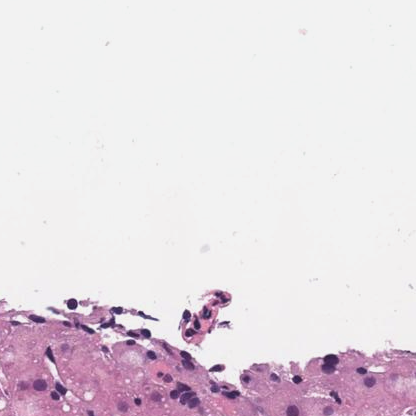
#> input picture image/1001090_7.png, 416 x 416 px
$ python -i normalization_core.py   (imports and definitions only)
#> lines starting #> are read from the running program, lines starting #| are printed output that depends on the picture
import numpy as np
from PIL import Image, ImageEnhance
import cv2
from skimage import exposure
import os
from scipy.interpolate import PchipInterpolator

# [38 lines left out: functions get_stain_vectors, get_concentrations, match_luminosity, not called in this run]

def clarify_steatosis(img_rgb, strength=1.0):
    # Strength factor for UI tuning
#> called with strength = 1
    hsv = cv2.cvtColor(img_rgb, cv2.COLOR_RGB2HSV).astype(np.float32)
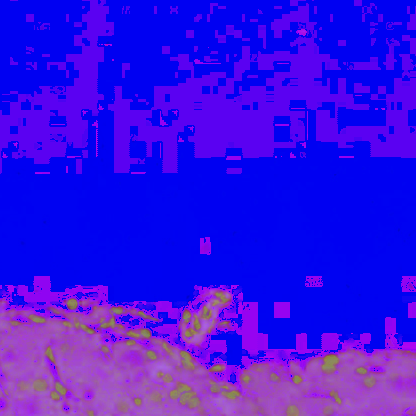
#> hsv: shape (416, 416, 3) float32; mean R, G, B 53.8, 15.2, 230
    h, s, v = cv2.split(hsv)
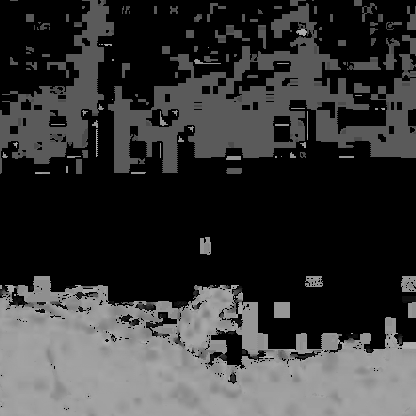
#> h: shape (416, 416) float32; min 0, max 179, mean 53.8
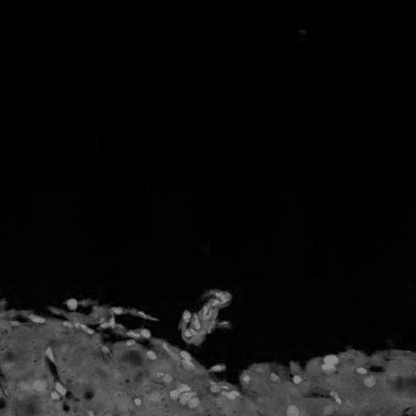
#> s: shape (416, 416) float32; min 0, max 140, mean 15.2
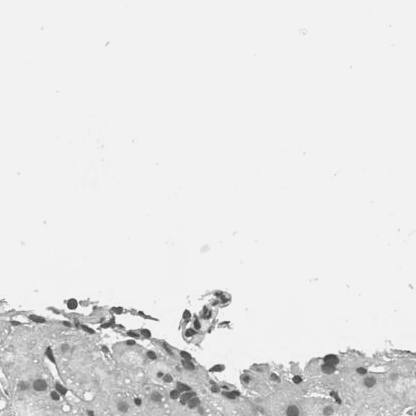
#> v: shape (416, 416) float32; min 52, max 242, mean 230
    highlight_mask = np.clip((v - 200) / 55.0, 0, 1)
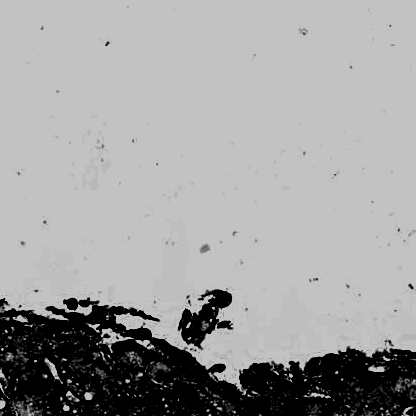
#> highlight_mask: shape (416, 416) float32; min 0, max 0.764, mean 0.627

    # Apply strength
    desat_factor = 0.9 * strength
    val_boost_factor = 0.8 * strength

    s = s * (1.0 - highlight_mask * desat_factor)
    v = v + (255 - v) * highlight_mask * val_boost_factor

    hsv_new = cv2.merge((h, s, v))
    return cv2.cvtColor(hsv_new.astype(np.uint8), cv2.COLOR_HSV2RGB)

# [98 lines left out: functions apply_custom_curve, process_image, not called in this run]

>>> import cv2
>>> picture = cv2.cvtColor(cv2.imread('image/1001090_7.png'), cv2.COLOR_BGR2RGB)
>>> result = clarify_steatosis(picture)

$ run again, on image/1001293_76.png
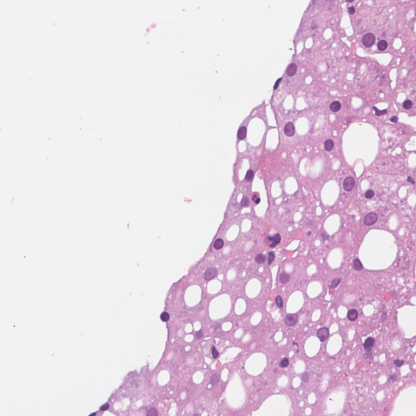
#> input picture image/1001293_76.png, 416 x 416 px
#> in clarify_steatosis, `highlight_mask = np.clip((v - 200) / 55.0, 0, 1)`:
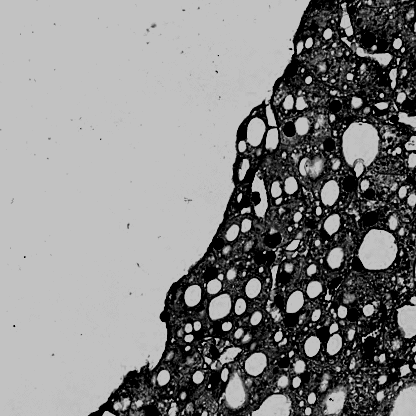
#> highlight_mask: shape (416, 416) float32; min 0, max 0.764, mean 0.521
#> in clarify_steatosis, `return cv2.cvtColor(hsv_new.astype(np.uint8), cv2.COLOR_HSV2RGB)`:
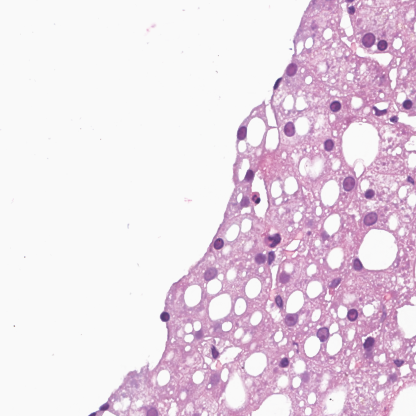
#> returned value: shape (416, 416, 3); mean R, G, B 232.2, 215.7, 229

$ run again, on image/1001340_72.png
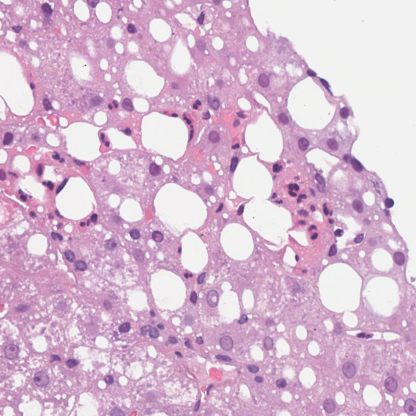
#> input picture image/1001340_72.png, 416 x 416 px
#> in clarify_steatosis, `hsv_new = cv2.merge((h, s, v))`:
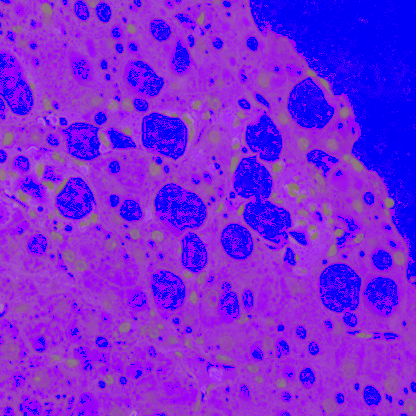
#> hsv_new: shape (416, 416, 3) float32; mean R, G, B 123.5, 34.6, 221.1
#> in clarify_steatosis, `return cv2.cvtColor(hsv_new.astype(np.uint8), cv2.COLOR_HSV2RGB)`:
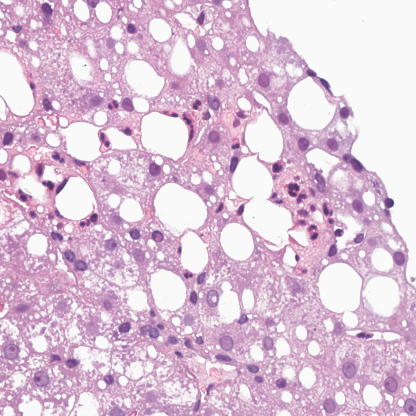
#> returned value: shape (416, 416, 3); mean R, G, B 219.8, 193.5, 214.9

$ run again, on image/1001451_65.png
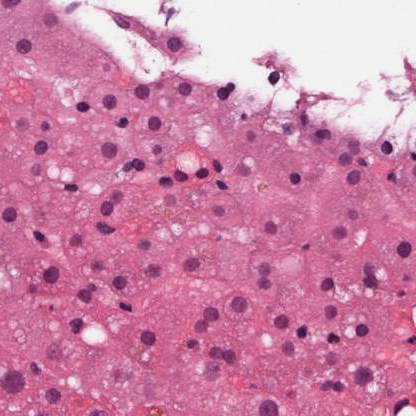
#> input picture image/1001451_65.png, 416 x 416 px
#> in clarify_steatosis, `hsv_new = cv2.merge((h, s, v))`:
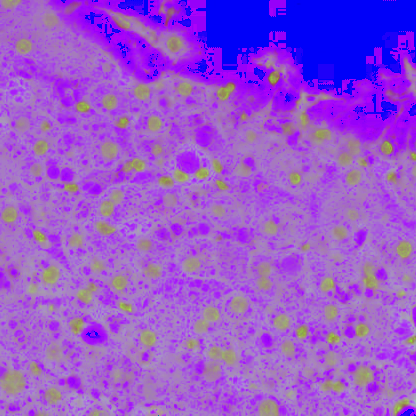
#> hsv_new: shape (416, 416, 3) float32; mean R, G, B 150.4, 84.7, 208.1
#> in clarify_steatosis, `return cv2.cvtColor(hsv_new.astype(np.uint8), cv2.COLOR_HSV2RGB)`:
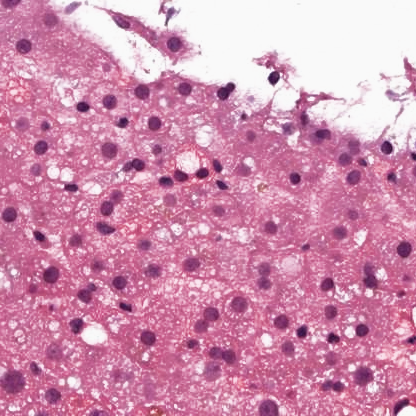
#> returned value: shape (416, 416, 3); mean R, G, B 207.7, 143.4, 175.1
